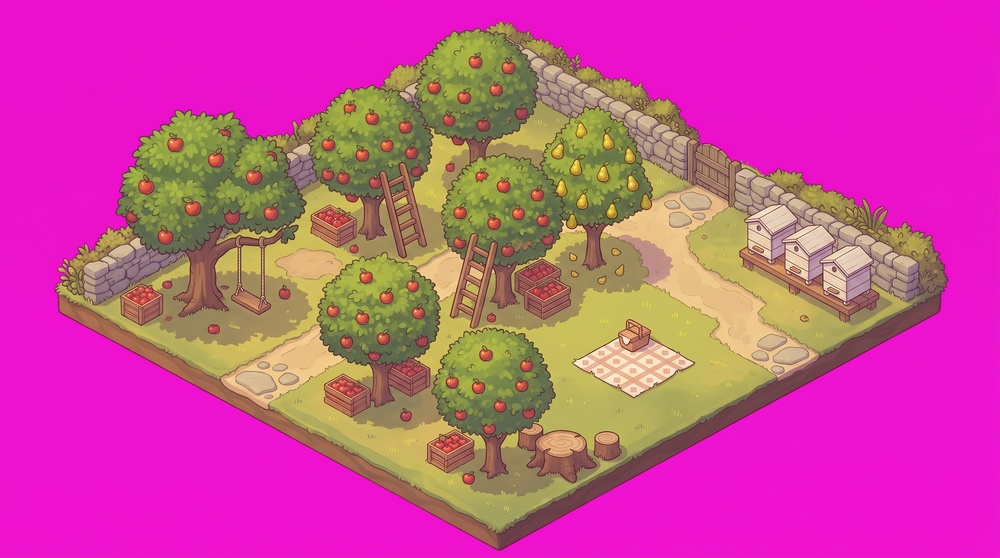
#> input picture Gemini_Generated_Image_iqhzf3iqhzf3iqhz.jpeg, 1000 x 558 px, shrunk from 2752 x 1536 before the run
$ python -i cleancut.py   (imports and definitions only)
#> lines starting #> are read from the running program, lines starting #| are printed output that depends on the picture; after the words box and inside, x2 and y2 are one past the last pixel; in counts of white or black regions, pixels touching at a corner belong together
"""Cleans what a cut-out picture still carries of its old paper: the pale shadow under
it, a pale halo round it, pastel bits of a backdrop. On a cream board tile those hardly
show; anywhere else (an ad, a dark card, over a crate while dragging) they look like a
badly cut picture.

    python3 tools/cleancut.py <in.png> <out.png> [pale_min pale_sat]
    python3 tools/cleancut.py --all <in_dir> <out_dir>      every picture under in_dir; prints what changed

How it works, on the picture as it looked on its white sheet:
  1. A pixel is "pale" if it is light in every channel and hardly coloured: paper, a
     soft shadow, a faint glow. An item's outline and its colours are not.
  2. From the picture's border the pale ground is flooded, but only through openings a
     few pixels wide (GUARD), so a small break in an outline doesn't let the flood into
     a pale item (a white hen, a swan, flour). What is flooded is then grown back a
     little, up to the outline.
  3. Everything flooded goes clear. The pixels left along the new edge get the same
     treatment the cutter gives an edge: paper taken out of their colour, part clear.
White parts shut inside an outline are never reached, so they stay.

Check every result by eye (tools/make_contact_sheet.py, or a sheet on a dark colour):
a pale item with no outline at all can lose part of itself. For those, pass a higher
pale_min (lighter pixels only) or leave the picture as it is.

Needs only Pillow and NumPy.
"""
import os
import sys
from collections import deque

import numpy as np
from PIL import Image, ImageFilter

PALE_MIN = 168    # on white: every channel at least this...
PALE_SAT = 0.30   # ...and (max - min) / max at most this
GUARD = 3         # the flood passes only where the pale ground is 2 * GUARD + 1 pixels wide
BACK = 5          # and is grown back this many pixels, within the pale ground
EDGE_DARKNESS = 90  # along the new edge: this much darker than white is fully solid


def on_white(a):
    """The picture as it was on white paper: float RGB."""
    alpha = a[..., 3:4].astype(np.float32) / 255
    return a[..., :3].astype(np.float32) * alpha + 255 * (1 - alpha)


def shrink(mask, r):
    return np.asarray(Image.fromarray((mask * 255).astype(np.uint8)).filter(ImageFilter.MinFilter(2 * r + 1))) > 127


def grow(mask, r=1):
    return np.asarray(Image.fromarray((mask * 255).astype(np.uint8)).filter(ImageFilter.MaxFilter(2 * r + 1))) > 127


def flood_from_border(passable):
    """The part of `passable` joined to the picture's border (4 ways)."""
    h, w = passable.shape
    seen = np.zeros_like(passable)
    todo = deque()
    for x in range(w):
        for y in (0, h - 1):
            if passable[y, x] and not seen[y, x]:
                seen[y, x] = True
                todo.append((y, x))
    for y in range(h):
        for x in (0, w - 1):
            if passable[y, x] and not seen[y, x]:
                seen[y, x] = True
                todo.append((y, x))
    while todo:
        y, x = todo.popleft()
        for ny, nx in ((y - 1, x), (y + 1, x), (y, x - 1), (y, x + 1)):
            if 0 <= ny < h and 0 <= nx < w and passable[ny, nx] and not seen[ny, nx]:
                seen[ny, nx] = True
                todo.append((ny, nx))
    return seen


def clean(img, pale_min=PALE_MIN, pale_sat=PALE_SAT):
    """Returns (cleaned RGBA image, share of the picture's solid area taken away)."""
    a = np.asarray(img.convert('RGBA')).copy()
    white = on_white(a)
    low, high = white.min(axis=2), white.max(axis=2)
    pale = (low >= pale_min) & ((high - low) / np.maximum(high, 1) <= pale_sat)
    # A margin of paper round the picture, so a picture that touches its edge still has an outside.
    pad = GUARD + 2
    padded = np.pad(pale, pad, constant_values=True)
    outside = flood_from_border(shrink(padded, GUARD))
    for _ in range(BACK + GUARD):
        outside = grow(outside) & padded
    outside = outside[pad:-pad, pad:-pad]

    alpha = a[..., 3].astype(np.float32) / 255
    new_alpha = np.where(outside, 0.0, alpha)
    # Along the new edge (two pixels deep): paper out of the colour, part clear.
    band = grow(outside, 2) & ~outside & (alpha > 0)
    distance = 255 - low
    edge_alpha = np.clip(distance / EDGE_DARKNESS, 0, 1)
    new_alpha = np.where(band, np.minimum(alpha, edge_alpha), new_alpha)
    safe = np.maximum(np.where(band, edge_alpha, 1.0), 1e-3)[..., None]
    rgb = np.where(band[..., None], np.clip(255 + (white - 255) / safe, 0, 255), a[..., :3].astype(np.float32))
    out = np.dstack([rgb, new_alpha * 255]).round().astype(np.uint8)
    out[out[..., 3] == 0, :3] = 0
    before = float(alpha.sum())
    return Image.fromarray(out, 'RGBA'), (before - float(new_alpha.sum())) / max(before, 1.0)


# [20 lines left out: function main, not called in this run]


# [2 lines not run here, left out]

>>> from PIL import Image
>>> picture = Image.open('../Gemini_Generated_Image_iqhzf3iqhzf3iqhz.jpeg')
#> picture is the input picture: PIL image 1000x558 RGB; mean R, G, B 200.2, 76.3, 149.9
>>> result = clean(picture)
#> in clean, `low, high = white.min(axis=2), white.max(axis=2)`:
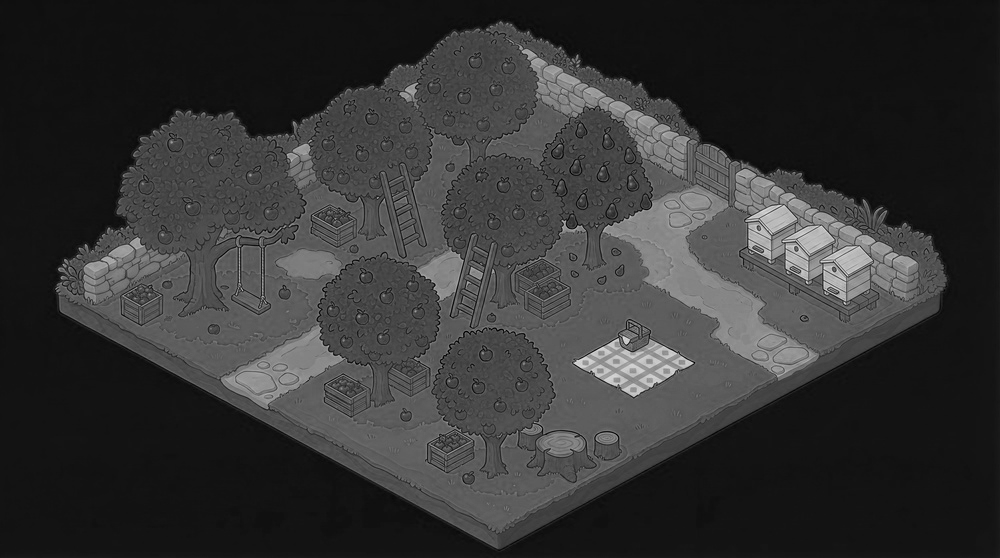
#> low: shape (558, 1000) float32; min 0, max 232, mean 52.4
#> in clean, `pale = (low >= pale_min) & ((high - low) / np.maximum(high, 1) <= pale..`:
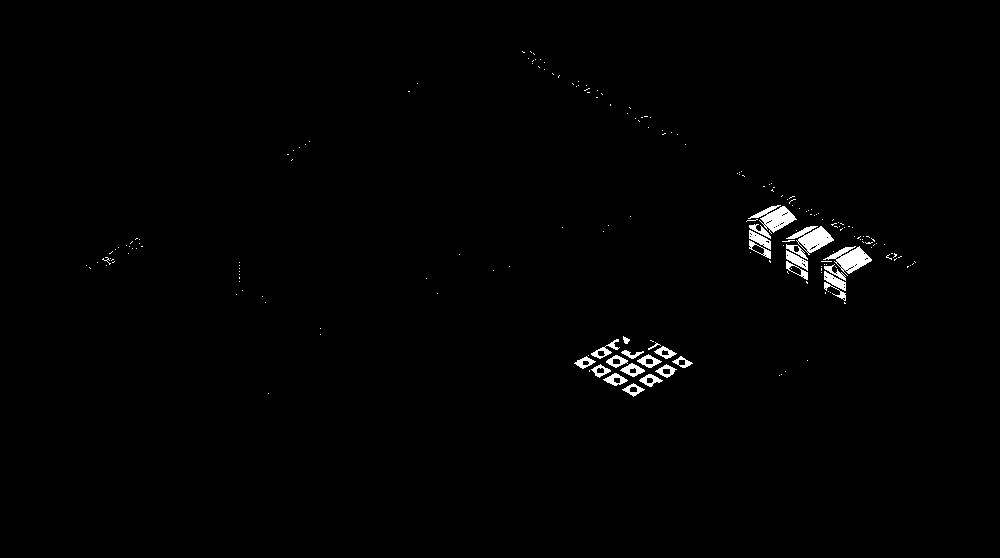
#> pale: shape (558, 1000) bool; 0.95% white; 200 white regions (173 under 20 px), largest, box (x1, y1, x2, y2) and area: (823, 246, 872, 276) 653, (786, 226, 834, 255) 652, (748, 205, 797, 234) 626
#> in shrink, `return np.asarray(Image.fromarray((mask * 255).astype(np.uint8)).filte..`:
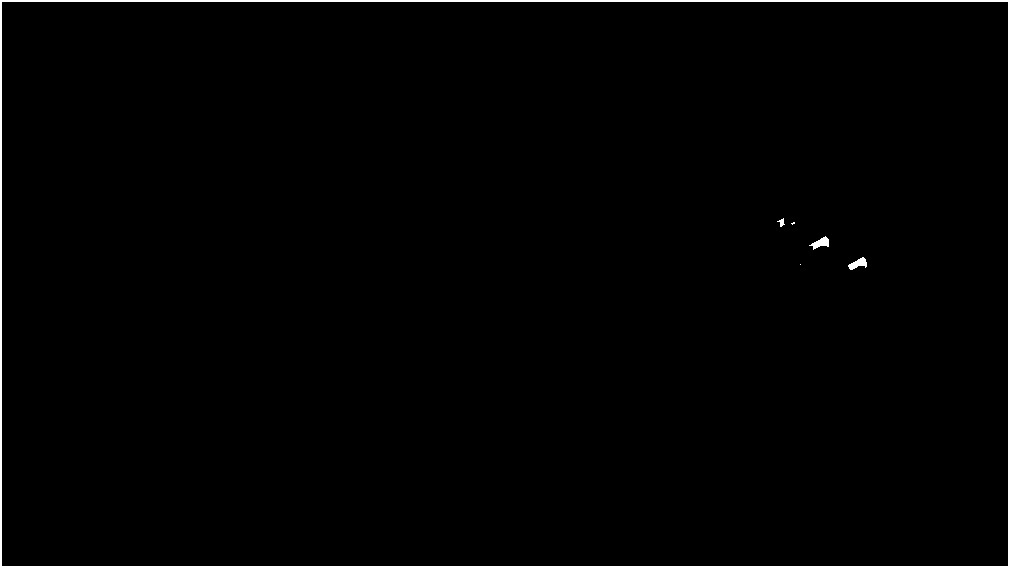
#> returned value: shape (568, 1010) bool; 1.2% white; 6 white regions (2 under 20 px), largest, box (x1, y1, x2, y2) and area: (0, 0, 1010, 568) 6296, (809, 236, 829, 250) 133, (848, 257, 867, 270) 132, (777, 218, 785, 227) 34
#> in flood_from_border, `h, w = passable.shape`: h = 568; w = 1010
#> after the loop in flood_from_border, `for y in range(h):`:
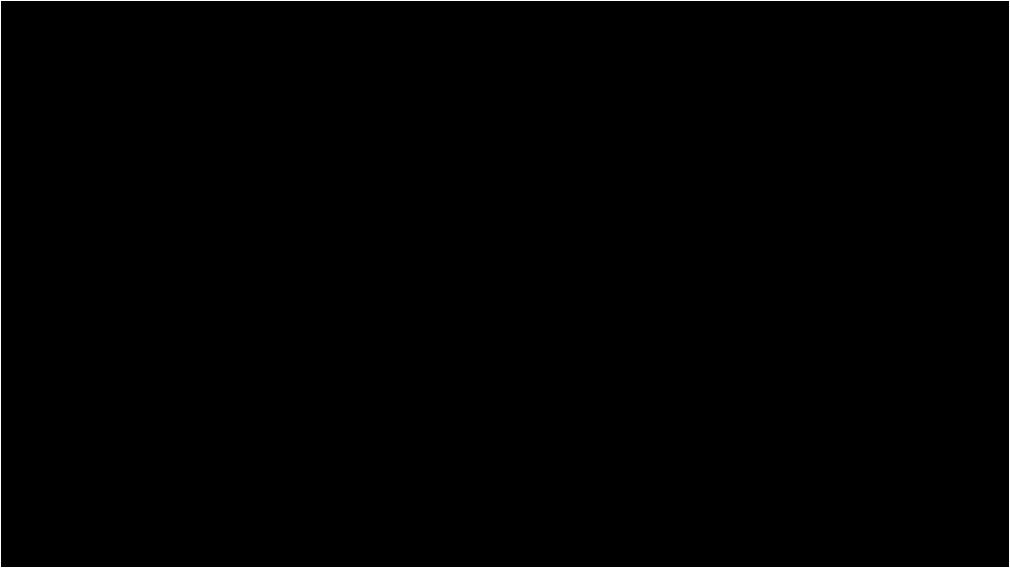
#> seen: shape (568, 1010) bool; 0.55% white in thin lines or dots
#> after the loop in flood_from_border, `while todo:`:
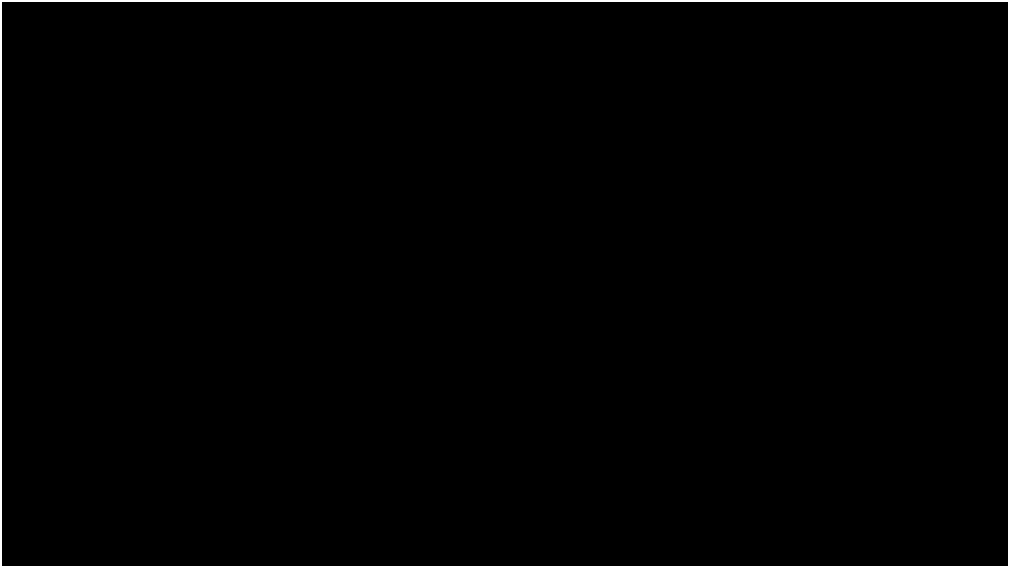
#> seen: shape (568, 1010) bool; 1.1% white; 1 white region, box (x1, y1, x2, y2) and area: (0, 0, 1010, 568) 6296
#> in clean, `distance = 255 - low`:
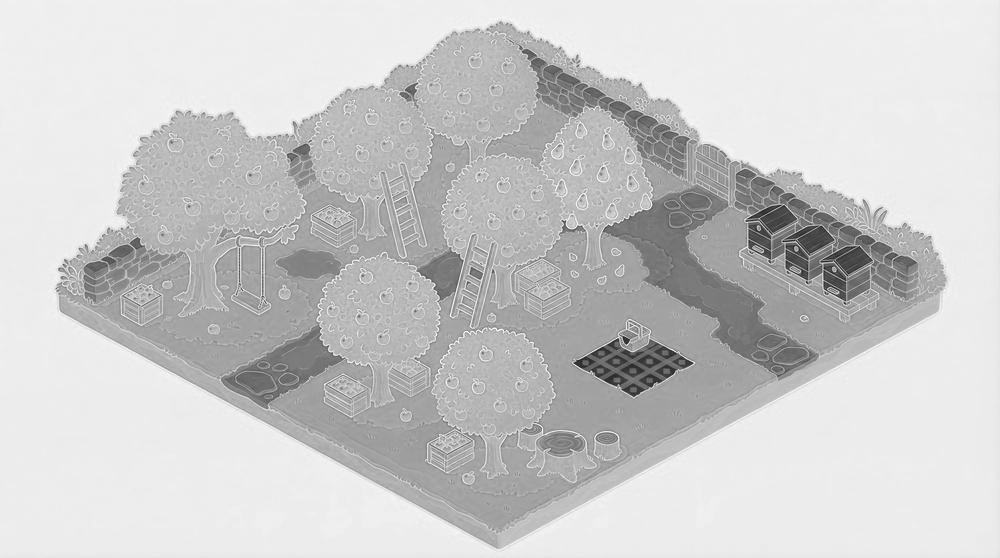
#> distance: shape (558, 1000) float32; min 23, max 255, mean 202.6
#> in clean, `edge_alpha = np.clip(distance / EDGE_DARKNESS, 0, 1)`:
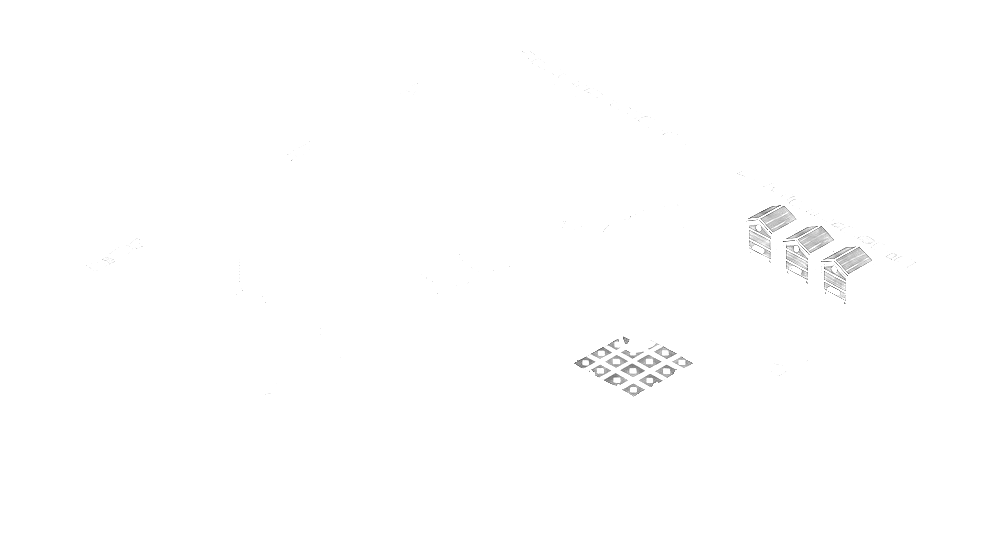
#> edge_alpha: shape (558, 1000) float32; min 0.256, max 1, mean 0.998
#> in clean, `before = float(alpha.sum())`: before = 558000

$ run again, on Gemini_Generated_Image_kzn4htkzn4htkzn4.jpeg
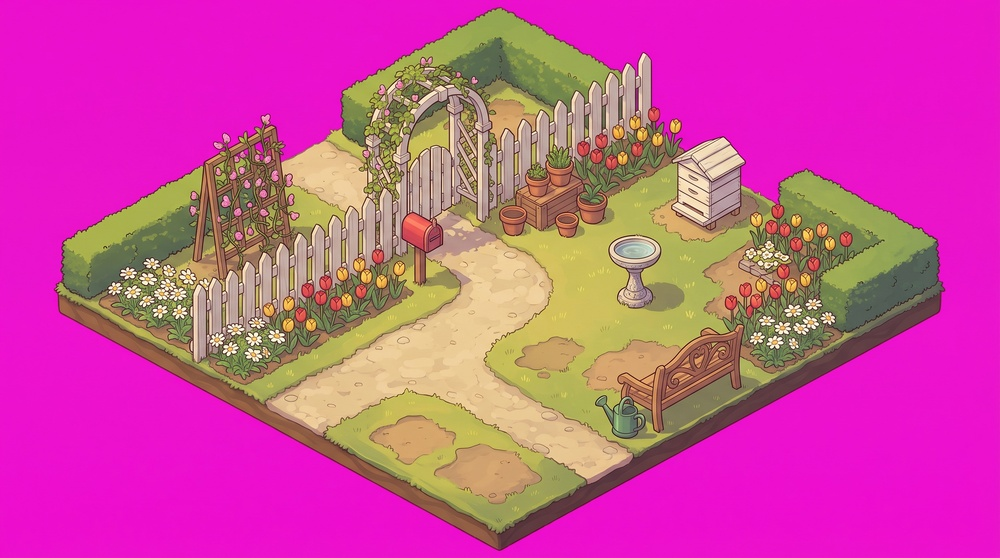
#> input picture Gemini_Generated_Image_kzn4htkzn4htkzn4.jpeg, 1000 x 558 px, shrunk from 2752 x 1536 before the run
#> picture is the input picture: PIL image 1000x558 RGB; mean R, G, B 202.8, 77.3, 154.3
#> alpha: shape (558, 1000, 1) float32; every value is 1
#> in clean, `pale = (low >= pale_min) & ((high - low) / np.maximum(high, 1) <= pale..`:
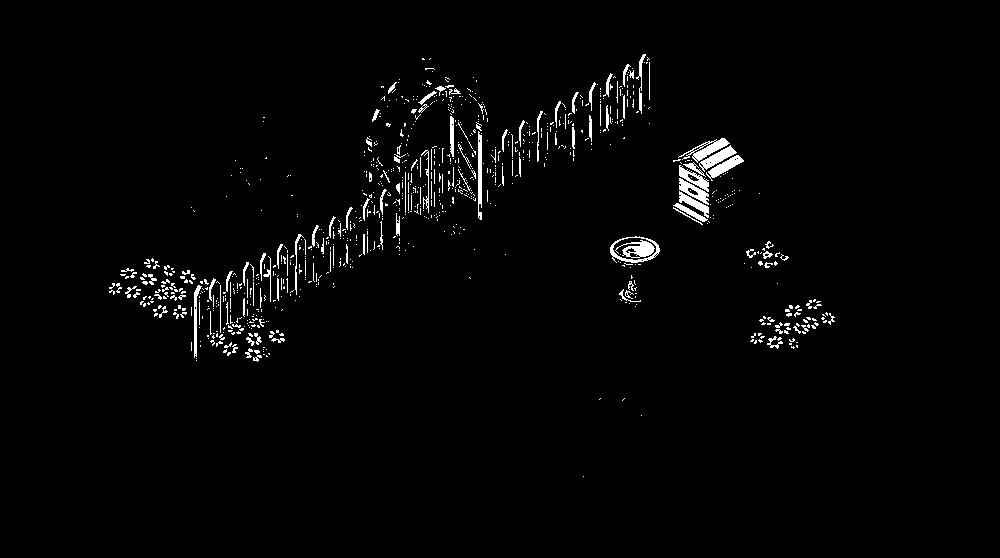
#> pale: shape (558, 1000) bool; 2% white; 947 white regions (822 under 20 px), largest, box (x1, y1, x2, y2) and area: (678, 138, 730, 163) 412, (615, 240, 655, 258) 360, (699, 145, 737, 172) 344
#> padded: shape (568, 1010) bool; 4.7% white; 948 white regions (822 under 20 px), largest, box (x1, y1, x2, y2) and area: (0, 0, 1010, 568) 15680, (683, 143, 735, 168) 412, (620, 245, 660, 263) 360
#> h = 568; w = 1010
#> in clean, `edge_alpha = np.clip(distance / EDGE_DARKNESS, 0, 1)`:
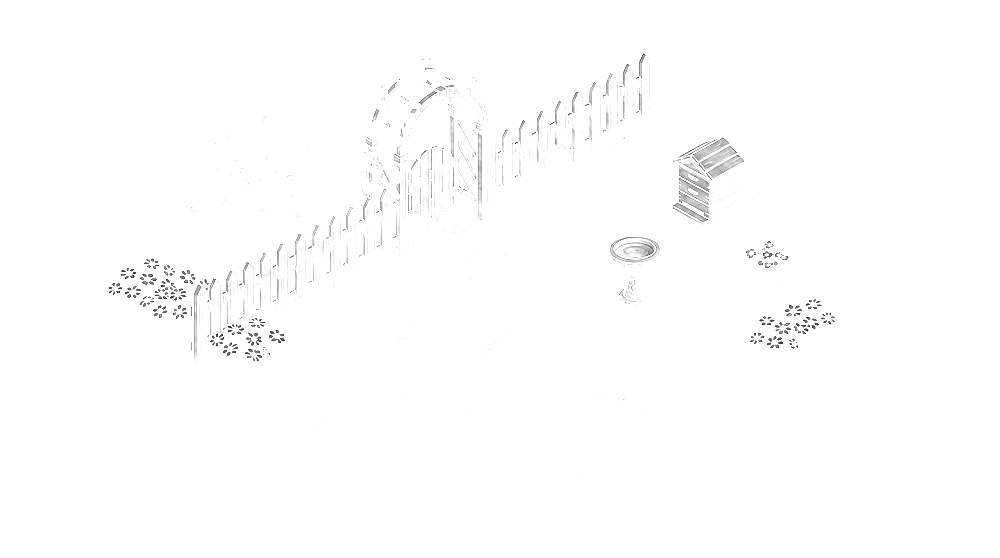
#> edge_alpha: shape (558, 1000) float32; min 0.133, max 1, mean 0.994
#> before = 558000

$ run again, on Gemini_Generated_Image_og0f7zog0f7zog0f.jpeg
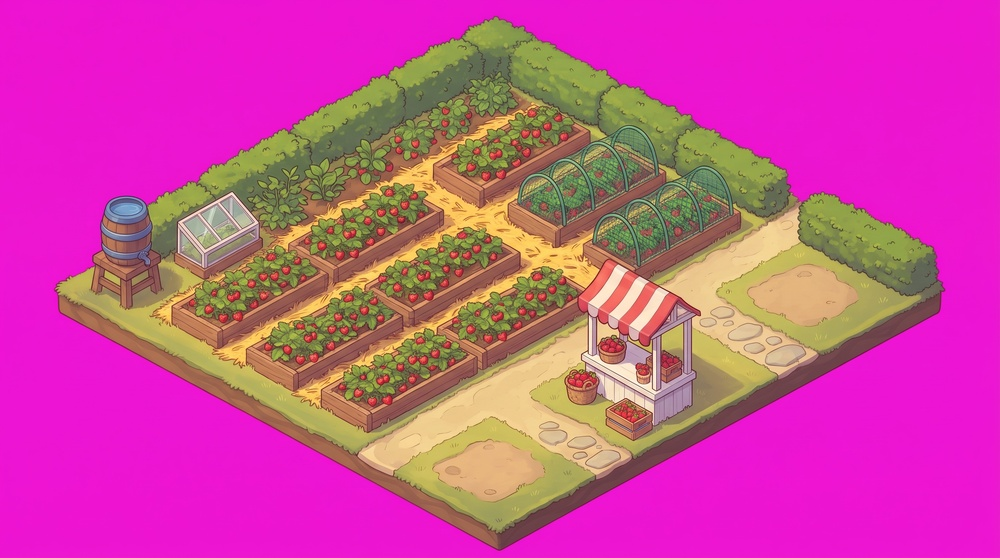
#> input picture Gemini_Generated_Image_og0f7zog0f7zog0f.jpeg, 1000 x 558 px, shrunk from 2752 x 1536 before the run
#> picture is the input picture: PIL image 1000x558 RGB; mean R, G, B 201.7, 74.5, 153.4
#> alpha: shape (558, 1000, 1) float32; every value is 1
#> in clean, `pale = (low >= pale_min) & ((high - low) / np.maximum(high, 1) <= pale..`:
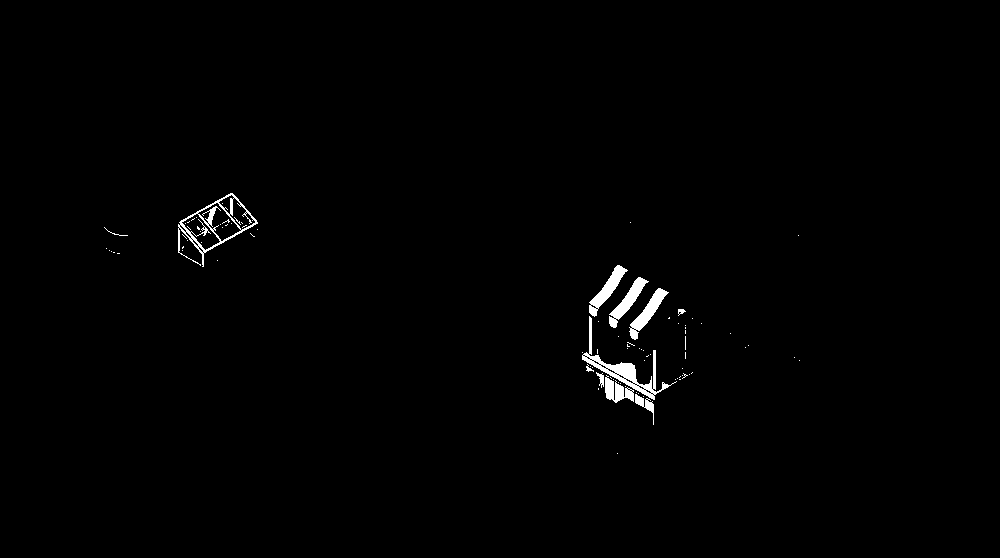
#> pale: shape (558, 1000) bool; 0.88% white; 90 white regions (79 under 20 px), largest, box (x1, y1, x2, y2) and area: (582, 316, 677, 400) 1177, (178, 193, 258, 267) 966, (629, 288, 669, 340) 609
#> padded: shape (568, 1010) bool; 3.6% white; 91 white regions (79 under 20 px), largest, box (x1, y1, x2, y2) and area: (0, 0, 1010, 568) 15680, (587, 321, 682, 405) 1177, (183, 198, 263, 272) 966
#> h = 568; w = 1010
#> in clean, `edge_alpha = np.clip(distance / EDGE_DARKNESS, 0, 1)`:
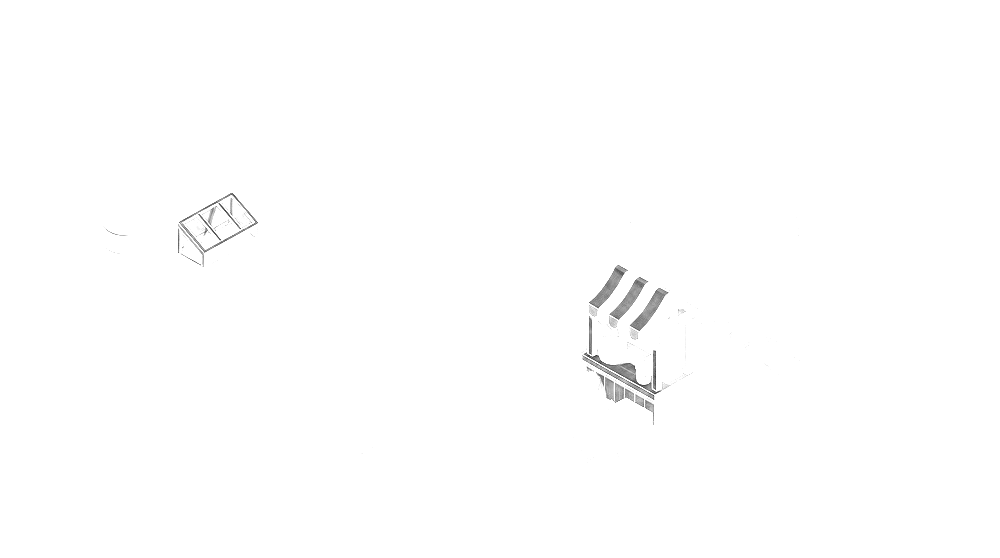
#> edge_alpha: shape (558, 1000) float32; min 0.2, max 1, mean 0.997
#> before = 558000
